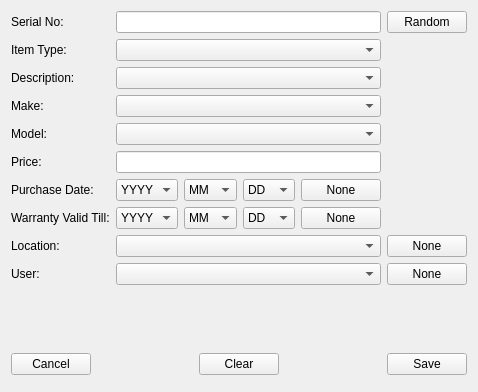
<?xml version="1.0" encoding="UTF-8"?>
<ui version="4.0">
 <class>Form</class>
 <widget class="QWidget" name="Form">
  <property name="geometry">
   <rect>
    <x>0</x>
    <y>0</y>
    <width>478</width>
    <height>392</height>
   </rect>
  </property>
  <property name="windowTitle">
   <string>Form</string>
  </property>
  <layout class="QGridLayout" name="gridLayout">
   <item row="0" column="2">
    <widget class="QPushButton" name="randomButton">
     <property name="text">
      <string>Random</string>
     </property>
    </widget>
   </item>
   <item row="7" column="1">
    <layout class="QHBoxLayout" name="horizontalLayout_3">
     <item>
      <widget class="QComboBox" name="validYYYY">
       <item>
        <property name="text">
         <string>YYYY</string>
        </property>
       </item>
       <item>
        <property name="text">
         <string>0000</string>
        </property>
       </item>
       <item>
        <property name="text">
         <string>2005</string>
        </property>
       </item>
       <item>
        <property name="text">
         <string>2006</string>
        </property>
       </item>
       <item>
        <property name="text">
         <string>2007</string>
        </property>
       </item>
       <item>
        <property name="text">
         <string>2008</string>
        </property>
       </item>
       <item>
        <property name="text">
         <string>2009</string>
        </property>
       </item>
       <item>
        <property name="text">
         <string>2010</string>
        </property>
       </item>
       <item>
        <property name="text">
         <string>2011</string>
        </property>
       </item>
       <item>
        <property name="text">
         <string>2012</string>
        </property>
       </item>
       <item>
        <property name="text">
         <string>2013</string>
        </property>
       </item>
       <item>
        <property name="text">
         <string>2014</string>
        </property>
       </item>
       <item>
        <property name="text">
         <string>2015</string>
        </property>
       </item>
       <item>
        <property name="text">
         <string>2016</string>
        </property>
       </item>
       <item>
        <property name="text">
         <string>2017</string>
        </property>
       </item>
       <item>
        <property name="text">
         <string>2018</string>
        </property>
       </item>
       <item>
        <property name="text">
         <string>2019</string>
        </property>
       </item>
       <item>
        <property name="text">
         <string>2020</string>
        </property>
       </item>
       <item>
        <property name="text">
         <string>2021</string>
        </property>
       </item>
       <item>
        <property name="text">
         <string>2022</string>
        </property>
       </item>
       <item>
        <property name="text">
         <string>2023</string>
        </property>
       </item>
       <item>
        <property name="text">
         <string>2024</string>
        </property>
       </item>
       <item>
        <property name="text">
         <string>2025</string>
        </property>
       </item>
       <item>
        <property name="text">
         <string>2026</string>
        </property>
       </item>
       <item>
        <property name="text">
         <string>2027</string>
        </property>
       </item>
       <item>
        <property name="text">
         <string>2028</string>
        </property>
       </item>
       <item>
        <property name="text">
         <string>2029</string>
        </property>
       </item>
       <item>
        <property name="text">
         <string>2030</string>
        </property>
       </item>
      </widget>
     </item>
     <item>
      <widget class="QComboBox" name="validMM">
       <item>
        <property name="text">
         <string>MM</string>
        </property>
       </item>
       <item>
        <property name="text">
         <string>00</string>
        </property>
       </item>
       <item>
        <property name="text">
         <string>01</string>
        </property>
       </item>
       <item>
        <property name="text">
         <string>02</string>
        </property>
       </item>
       <item>
        <property name="text">
         <string>03</string>
        </property>
       </item>
       <item>
        <property name="text">
         <string>04</string>
        </property>
       </item>
       <item>
        <property name="text">
         <string>05</string>
        </property>
       </item>
       <item>
        <property name="text">
         <string>06</string>
        </property>
       </item>
       <item>
        <property name="text">
         <string>07</string>
        </property>
       </item>
       <item>
        <property name="text">
         <string>08</string>
        </property>
       </item>
       <item>
        <property name="text">
         <string>09</string>
        </property>
       </item>
       <item>
        <property name="text">
         <string>10</string>
        </property>
       </item>
       <item>
        <property name="text">
         <string>11</string>
        </property>
       </item>
       <item>
        <property name="text">
         <string>12</string>
        </property>
       </item>
      </widget>
     </item>
     <item>
      <widget class="QComboBox" name="validDD">
       <item>
        <property name="text">
         <string>DD</string>
        </property>
       </item>
       <item>
        <property name="text">
         <string>00</string>
        </property>
       </item>
       <item>
        <property name="text">
         <string>01</string>
        </property>
       </item>
       <item>
        <property name="text">
         <string>02</string>
        </property>
       </item>
       <item>
        <property name="text">
         <string>03</string>
        </property>
       </item>
       <item>
        <property name="text">
         <string>04</string>
        </property>
       </item>
       <item>
        <property name="text">
         <string>05</string>
        </property>
       </item>
       <item>
        <property name="text">
         <string>06</string>
        </property>
       </item>
       <item>
        <property name="text">
         <string>07</string>
        </property>
       </item>
       <item>
        <property name="text">
         <string>08</string>
        </property>
       </item>
       <item>
        <property name="text">
         <string>09</string>
        </property>
       </item>
       <item>
        <property name="text">
         <string>10</string>
        </property>
       </item>
       <item>
        <property name="text">
         <string>11</string>
        </property>
       </item>
       <item>
        <property name="text">
         <string>12</string>
        </property>
       </item>
       <item>
        <property name="text">
         <string>13</string>
        </property>
       </item>
       <item>
        <property name="text">
         <string>14</string>
        </property>
       </item>
       <item>
        <property name="text">
         <string>15</string>
        </property>
       </item>
       <item>
        <property name="text">
         <string>16</string>
        </property>
       </item>
       <item>
        <property name="text">
         <string>17</string>
        </property>
       </item>
       <item>
        <property name="text">
         <string>18</string>
        </property>
       </item>
       <item>
        <property name="text">
         <string>19</string>
        </property>
       </item>
       <item>
        <property name="text">
         <string>20</string>
        </property>
       </item>
       <item>
        <property name="text">
         <string>21</string>
        </property>
       </item>
       <item>
        <property name="text">
         <string>22</string>
        </property>
       </item>
       <item>
        <property name="text">
         <string>23</string>
        </property>
       </item>
       <item>
        <property name="text">
         <string>24</string>
        </property>
       </item>
       <item>
        <property name="text">
         <string>25</string>
        </property>
       </item>
       <item>
        <property name="text">
         <string>26</string>
        </property>
       </item>
       <item>
        <property name="text">
         <string>27</string>
        </property>
       </item>
       <item>
        <property name="text">
         <string>28</string>
        </property>
       </item>
       <item>
        <property name="text">
         <string>29</string>
        </property>
       </item>
       <item>
        <property name="text">
         <string>30</string>
        </property>
       </item>
       <item>
        <property name="text">
         <string>31</string>
        </property>
       </item>
      </widget>
     </item>
     <item>
      <widget class="QPushButton" name="validNoneButton">
       <property name="text">
        <string>None</string>
       </property>
      </widget>
     </item>
    </layout>
   </item>
   <item row="10" column="1">
    <spacer name="verticalSpacer_2">
     <property name="orientation">
      <enum>Qt::Vertical</enum>
     </property>
     <property name="sizeHint" stdset="0">
      <size>
       <width>20</width>
       <height>40</height>
      </size>
     </property>
    </spacer>
   </item>
   <item row="0" column="1">
    <widget class="QLineEdit" name="serialNoBox">
     <property name="sizePolicy">
      <sizepolicy hsizetype="MinimumExpanding" vsizetype="Fixed">
       <horstretch>0</horstretch>
       <verstretch>0</verstretch>
      </sizepolicy>
     </property>
     <property name="maxLength">
      <number>30</number>
     </property>
     <property name="clearButtonEnabled">
      <bool>true</bool>
     </property>
    </widget>
   </item>
   <item row="1" column="0">
    <widget class="QLabel" name="label_2">
     <property name="sizePolicy">
      <sizepolicy hsizetype="Fixed" vsizetype="Fixed">
       <horstretch>0</horstretch>
       <verstretch>0</verstretch>
      </sizepolicy>
     </property>
     <property name="text">
      <string>Item Type:</string>
     </property>
    </widget>
   </item>
   <item row="6" column="0">
    <widget class="QLabel" name="label_9">
     <property name="sizePolicy">
      <sizepolicy hsizetype="Fixed" vsizetype="Fixed">
       <horstretch>0</horstretch>
       <verstretch>0</verstretch>
      </sizepolicy>
     </property>
     <property name="text">
      <string>Purchase Date:</string>
     </property>
    </widget>
   </item>
   <item row="3" column="0">
    <widget class="QLabel" name="label_3">
     <property name="sizePolicy">
      <sizepolicy hsizetype="Fixed" vsizetype="Fixed">
       <horstretch>0</horstretch>
       <verstretch>0</verstretch>
      </sizepolicy>
     </property>
     <property name="text">
      <string>Make:</string>
     </property>
    </widget>
   </item>
   <item row="4" column="0">
    <widget class="QLabel" name="label_4">
     <property name="sizePolicy">
      <sizepolicy hsizetype="Fixed" vsizetype="Fixed">
       <horstretch>0</horstretch>
       <verstretch>0</verstretch>
      </sizepolicy>
     </property>
     <property name="text">
      <string>Model:</string>
     </property>
    </widget>
   </item>
   <item row="9" column="2">
    <widget class="QPushButton" name="userNoneButton">
     <property name="text">
      <string>None</string>
     </property>
    </widget>
   </item>
   <item row="8" column="0">
    <widget class="QLabel" name="label_7">
     <property name="sizePolicy">
      <sizepolicy hsizetype="Fixed" vsizetype="Fixed">
       <horstretch>0</horstretch>
       <verstretch>0</verstretch>
      </sizepolicy>
     </property>
     <property name="text">
      <string>Location:</string>
     </property>
    </widget>
   </item>
   <item row="11" column="0" colspan="3">
    <layout class="QHBoxLayout" name="horizontalLayout">
     <item>
      <widget class="QPushButton" name="cancelButton">
       <property name="text">
        <string>Cancel</string>
       </property>
      </widget>
     </item>
     <item>
      <spacer name="horizontalSpacer_2">
       <property name="orientation">
        <enum>Qt::Horizontal</enum>
       </property>
       <property name="sizeHint" stdset="0">
        <size>
         <width>58</width>
         <height>33</height>
        </size>
       </property>
      </spacer>
     </item>
     <item>
      <widget class="QPushButton" name="clearButton">
       <property name="text">
        <string>Clear</string>
       </property>
      </widget>
     </item>
     <item>
      <spacer name="horizontalSpacer_3">
       <property name="orientation">
        <enum>Qt::Horizontal</enum>
       </property>
       <property name="sizeHint" stdset="0">
        <size>
         <width>58</width>
         <height>33</height>
        </size>
       </property>
      </spacer>
     </item>
     <item>
      <widget class="QPushButton" name="saveButton">
       <property name="text">
        <string>Save</string>
       </property>
      </widget>
     </item>
    </layout>
   </item>
   <item row="5" column="1">
    <widget class="QLineEdit" name="priceBox">
     <property name="sizePolicy">
      <sizepolicy hsizetype="MinimumExpanding" vsizetype="Fixed">
       <horstretch>0</horstretch>
       <verstretch>0</verstretch>
      </sizepolicy>
     </property>
     <property name="maxLength">
      <number>30</number>
     </property>
     <property name="clearButtonEnabled">
      <bool>true</bool>
     </property>
    </widget>
   </item>
   <item row="4" column="1">
    <widget class="QComboBox" name="modelBox">
     <property name="sizePolicy">
      <sizepolicy hsizetype="MinimumExpanding" vsizetype="Fixed">
       <horstretch>0</horstretch>
       <verstretch>0</verstretch>
      </sizepolicy>
     </property>
     <property name="editable">
      <bool>false</bool>
     </property>
    </widget>
   </item>
   <item row="2" column="0">
    <widget class="QLabel" name="label_8">
     <property name="sizePolicy">
      <sizepolicy hsizetype="Fixed" vsizetype="Fixed">
       <horstretch>0</horstretch>
       <verstretch>0</verstretch>
      </sizepolicy>
     </property>
     <property name="text">
      <string>Description:</string>
     </property>
    </widget>
   </item>
   <item row="1" column="1">
    <widget class="QComboBox" name="itemTypeBox">
     <property name="sizePolicy">
      <sizepolicy hsizetype="MinimumExpanding" vsizetype="Fixed">
       <horstretch>0</horstretch>
       <verstretch>0</verstretch>
      </sizepolicy>
     </property>
    </widget>
   </item>
   <item row="2" column="1">
    <widget class="QComboBox" name="descriptionBox">
     <property name="sizePolicy">
      <sizepolicy hsizetype="MinimumExpanding" vsizetype="Fixed">
       <horstretch>0</horstretch>
       <verstretch>0</verstretch>
      </sizepolicy>
     </property>
     <property name="editable">
      <bool>false</bool>
     </property>
    </widget>
   </item>
   <item row="8" column="2">
    <widget class="QPushButton" name="locationNoneButton">
     <property name="text">
      <string>None</string>
     </property>
    </widget>
   </item>
   <item row="9" column="0">
    <widget class="QLabel" name="label_5">
     <property name="sizePolicy">
      <sizepolicy hsizetype="Fixed" vsizetype="Fixed">
       <horstretch>0</horstretch>
       <verstretch>0</verstretch>
      </sizepolicy>
     </property>
     <property name="text">
      <string>User:</string>
     </property>
    </widget>
   </item>
   <item row="5" column="0">
    <widget class="QLabel" name="label_10">
     <property name="sizePolicy">
      <sizepolicy hsizetype="Fixed" vsizetype="Fixed">
       <horstretch>0</horstretch>
       <verstretch>0</verstretch>
      </sizepolicy>
     </property>
     <property name="text">
      <string>Price:</string>
     </property>
    </widget>
   </item>
   <item row="0" column="0">
    <widget class="QLabel" name="label">
     <property name="sizePolicy">
      <sizepolicy hsizetype="Fixed" vsizetype="Fixed">
       <horstretch>0</horstretch>
       <verstretch>0</verstretch>
      </sizepolicy>
     </property>
     <property name="layoutDirection">
      <enum>Qt::LeftToRight</enum>
     </property>
     <property name="text">
      <string>Serial No:</string>
     </property>
    </widget>
   </item>
   <item row="6" column="1">
    <layout class="QHBoxLayout" name="horizontalLayout_4">
     <item>
      <widget class="QComboBox" name="purchaseYYYY">
       <item>
        <property name="text">
         <string>YYYY</string>
        </property>
       </item>
       <item>
        <property name="text">
         <string>0000</string>
        </property>
       </item>
       <item>
        <property name="text">
         <string>2005</string>
        </property>
       </item>
       <item>
        <property name="text">
         <string>2006</string>
        </property>
       </item>
       <item>
        <property name="text">
         <string>2007</string>
        </property>
       </item>
       <item>
        <property name="text">
         <string>2008</string>
        </property>
       </item>
       <item>
        <property name="text">
         <string>2009</string>
        </property>
       </item>
       <item>
        <property name="text">
         <string>2010</string>
        </property>
       </item>
       <item>
        <property name="text">
         <string>2011</string>
        </property>
       </item>
       <item>
        <property name="text">
         <string>2012</string>
        </property>
       </item>
       <item>
        <property name="text">
         <string>2013</string>
        </property>
       </item>
       <item>
        <property name="text">
         <string>2014</string>
        </property>
       </item>
       <item>
        <property name="text">
         <string>2015</string>
        </property>
       </item>
       <item>
        <property name="text">
         <string>2016</string>
        </property>
       </item>
       <item>
        <property name="text">
         <string>2017</string>
        </property>
       </item>
       <item>
        <property name="text">
         <string>2018</string>
        </property>
       </item>
       <item>
        <property name="text">
         <string>2019</string>
        </property>
       </item>
       <item>
        <property name="text">
         <string>2020</string>
        </property>
       </item>
       <item>
        <property name="text">
         <string>2021</string>
        </property>
       </item>
       <item>
        <property name="text">
         <string>2022</string>
        </property>
       </item>
       <item>
        <property name="text">
         <string>2023</string>
        </property>
       </item>
       <item>
        <property name="text">
         <string>2024</string>
        </property>
       </item>
       <item>
        <property name="text">
         <string>2025</string>
        </property>
       </item>
       <item>
        <property name="text">
         <string>2026</string>
        </property>
       </item>
       <item>
        <property name="text">
         <string>2027</string>
        </property>
       </item>
       <item>
        <property name="text">
         <string>2028</string>
        </property>
       </item>
       <item>
        <property name="text">
         <string>2029</string>
        </property>
       </item>
       <item>
        <property name="text">
         <string>2030</string>
        </property>
       </item>
      </widget>
     </item>
     <item>
      <widget class="QComboBox" name="purchaseMM">
       <item>
        <property name="text">
         <string>MM</string>
        </property>
       </item>
       <item>
        <property name="text">
         <string>00</string>
        </property>
       </item>
       <item>
        <property name="text">
         <string>01</string>
        </property>
       </item>
       <item>
        <property name="text">
         <string>02</string>
        </property>
       </item>
       <item>
        <property name="text">
         <string>03</string>
        </property>
       </item>
       <item>
        <property name="text">
         <string>04</string>
        </property>
       </item>
       <item>
        <property name="text">
         <string>05</string>
        </property>
       </item>
       <item>
        <property name="text">
         <string>06</string>
        </property>
       </item>
       <item>
        <property name="text">
         <string>07</string>
        </property>
       </item>
       <item>
        <property name="text">
         <string>08</string>
        </property>
       </item>
       <item>
        <property name="text">
         <string>09</string>
        </property>
       </item>
       <item>
        <property name="text">
         <string>10</string>
        </property>
       </item>
       <item>
        <property name="text">
         <string>11</string>
        </property>
       </item>
       <item>
        <property name="text">
         <string>12</string>
        </property>
       </item>
      </widget>
     </item>
     <item>
      <widget class="QComboBox" name="purchaseDD">
       <item>
        <property name="text">
         <string>DD</string>
        </property>
       </item>
       <item>
        <property name="text">
         <string>00</string>
        </property>
       </item>
       <item>
        <property name="text">
         <string>01</string>
        </property>
       </item>
       <item>
        <property name="text">
         <string>02</string>
        </property>
       </item>
       <item>
        <property name="text">
         <string>03</string>
        </property>
       </item>
       <item>
        <property name="text">
         <string>04</string>
        </property>
       </item>
       <item>
        <property name="text">
         <string>05</string>
        </property>
       </item>
       <item>
        <property name="text">
         <string>06</string>
        </property>
       </item>
       <item>
        <property name="text">
         <string>07</string>
        </property>
       </item>
       <item>
        <property name="text">
         <string>08</string>
        </property>
       </item>
       <item>
        <property name="text">
         <string>09</string>
        </property>
       </item>
       <item>
        <property name="text">
         <string>10</string>
        </property>
       </item>
       <item>
        <property name="text">
         <string>11</string>
        </property>
       </item>
       <item>
        <property name="text">
         <string>12</string>
        </property>
       </item>
       <item>
        <property name="text">
         <string>13</string>
        </property>
       </item>
       <item>
        <property name="text">
         <string>14</string>
        </property>
       </item>
       <item>
        <property name="text">
         <string>15</string>
        </property>
       </item>
       <item>
        <property name="text">
         <string>16</string>
        </property>
       </item>
       <item>
        <property name="text">
         <string>17</string>
        </property>
       </item>
       <item>
        <property name="text">
         <string>18</string>
        </property>
       </item>
       <item>
        <property name="text">
         <string>19</string>
        </property>
       </item>
       <item>
        <property name="text">
         <string>20</string>
        </property>
       </item>
       <item>
        <property name="text">
         <string>21</string>
        </property>
       </item>
       <item>
        <property name="text">
         <string>22</string>
        </property>
       </item>
       <item>
        <property name="text">
         <string>23</string>
        </property>
       </item>
       <item>
        <property name="text">
         <string>24</string>
        </property>
       </item>
       <item>
        <property name="text">
         <string>25</string>
        </property>
       </item>
       <item>
        <property name="text">
         <string>26</string>
        </property>
       </item>
       <item>
        <property name="text">
         <string>27</string>
        </property>
       </item>
       <item>
        <property name="text">
         <string>28</string>
        </property>
       </item>
       <item>
        <property name="text">
         <string>29</string>
        </property>
       </item>
       <item>
        <property name="text">
         <string>30</string>
        </property>
       </item>
       <item>
        <property name="text">
         <string>31</string>
        </property>
       </item>
      </widget>
     </item>
     <item>
      <widget class="QPushButton" name="purchaseNoneButton">
       <property name="text">
        <string>None</string>
       </property>
      </widget>
     </item>
    </layout>
   </item>
   <item row="3" column="1">
    <widget class="QComboBox" name="makeBox">
     <property name="sizePolicy">
      <sizepolicy hsizetype="MinimumExpanding" vsizetype="Fixed">
       <horstretch>0</horstretch>
       <verstretch>0</verstretch>
      </sizepolicy>
     </property>
     <property name="editable">
      <bool>false</bool>
     </property>
    </widget>
   </item>
   <item row="9" column="1">
    <widget class="QComboBox" name="userBox">
     <property name="sizePolicy">
      <sizepolicy hsizetype="MinimumExpanding" vsizetype="Fixed">
       <horstretch>0</horstretch>
       <verstretch>0</verstretch>
      </sizepolicy>
     </property>
    </widget>
   </item>
   <item row="8" column="1">
    <widget class="QComboBox" name="locationBox">
     <property name="sizePolicy">
      <sizepolicy hsizetype="MinimumExpanding" vsizetype="Fixed">
       <horstretch>0</horstretch>
       <verstretch>0</verstretch>
      </sizepolicy>
     </property>
    </widget>
   </item>
   <item row="7" column="0">
    <widget class="QLabel" name="label_6">
     <property name="sizePolicy">
      <sizepolicy hsizetype="Fixed" vsizetype="Fixed">
       <horstretch>0</horstretch>
       <verstretch>0</verstretch>
      </sizepolicy>
     </property>
     <property name="text">
      <string>Warranty Valid Till:</string>
     </property>
    </widget>
   </item>
  </layout>
 </widget>
 <resources/>
 <connections/>
</ui>
